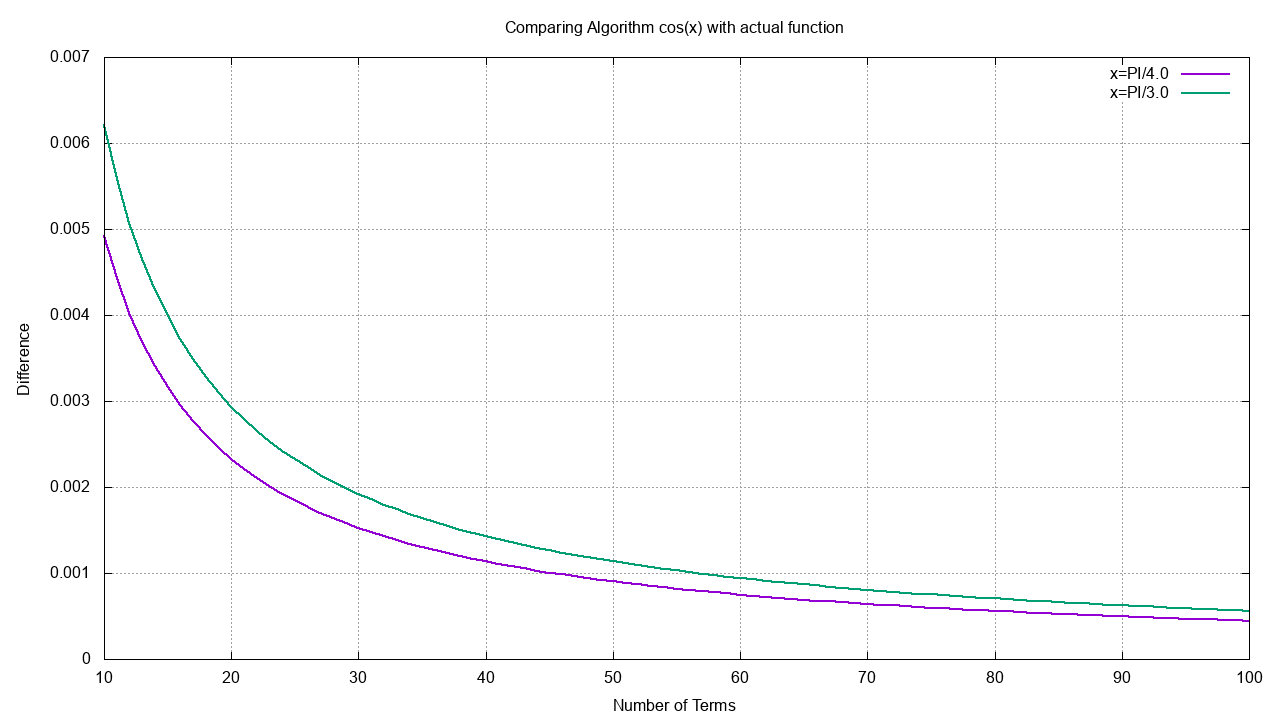

Here is the gnuplot script that generated this plot:
set title "Comparing Algorithm cos(x) with actual function"
set xlabel "Number of Terms"
set ylabel "Difference"
set grid

set terminal png size 1280,720
set output "Function16.png"
plot "Function16.dat" u 1:(column("x=PI/4.0")) w l lw 2, "" u 1:(column("x=PI/3.0")) w l lw 2

set terminal wxt background '#00222222'
plot "Function16.dat" u 1:(column("x=PI/4.0")) w l lw 2, "" u 1:(column("x=PI/3.0")) w l lw 2
